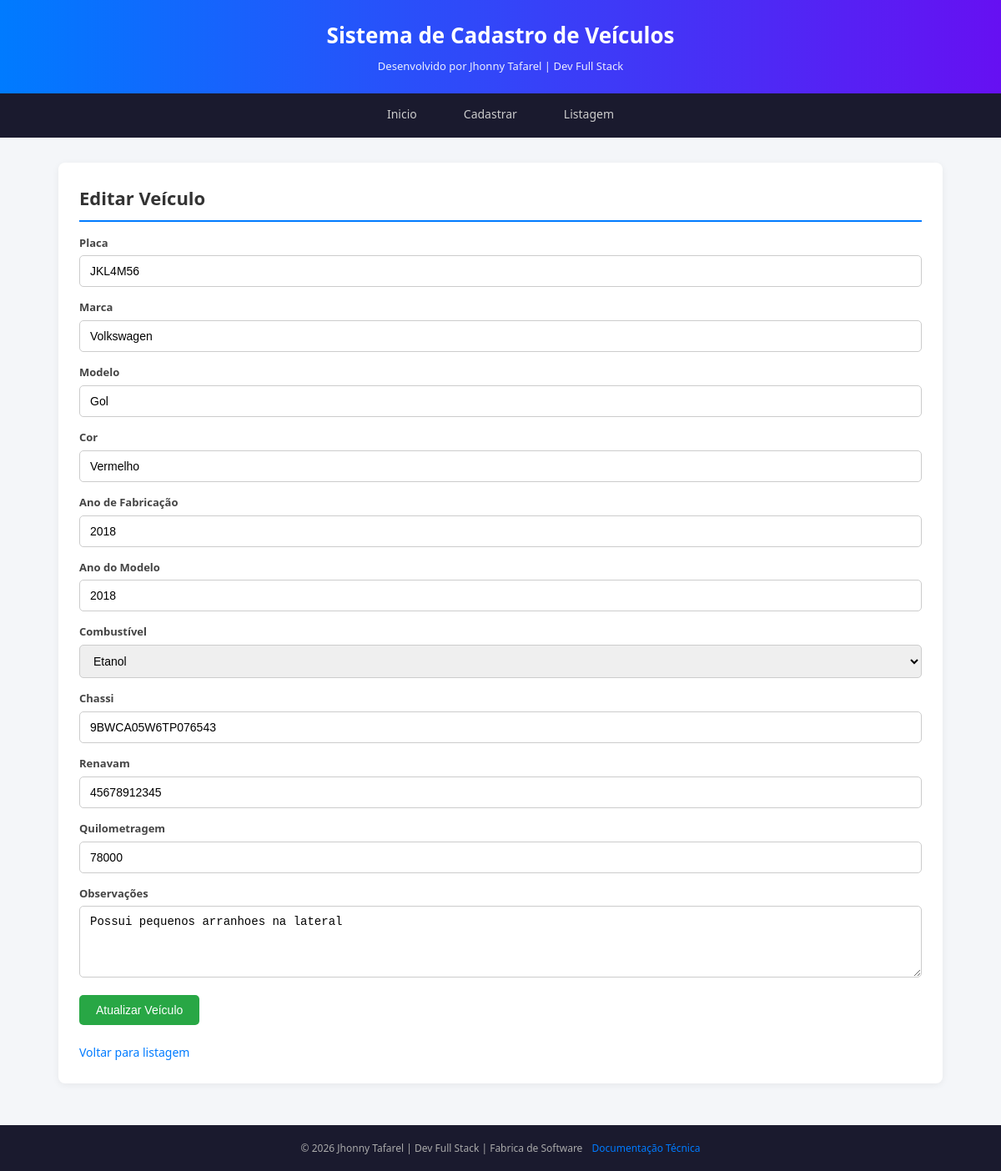
The app's page /editar.php?id=3 with its own data.
### tables this page shows
CREATE TABLE IF NOT EXISTS veiculos (
    id INT PRIMARY KEY AUTO_INCREMENT,
    placa VARCHAR(10) NOT NULL,
    marca VARCHAR(50) NOT NULL,
    modelo VARCHAR(50) NOT NULL,
    cor VARCHAR(30) NOT NULL,
    ano_fabricacao INT NOT NULL,
    ano_modelo INT NOT NULL,
    combustivel VARCHAR(20) NOT NULL,
    chassi VARCHAR(50) NOT NULL,
    renavam VARCHAR(50) NOT NULL,
    quilometragem INT NOT NULL,
    data_cadastro DATE NOT NULL,
    observacoes TEXT NOT NULL
);

### editar.php (the view, shortened to what this page needs)
<?php
include 'conexao.php';
$id = $_GET['id'];
$result = mysqli_query($conn, "SELECT * FROM veiculos WHERE id = $id");
$v = mysqli_fetch_assoc($result);
include 'includes/header.php';
?>
<div class="box">
    <h1>Editar Veículo</h1>
    <form method="POST" action="">
        <div class="form-group">
            <label>Placa</label>
            <input type="text" name="placa" class="form-control" value="<?php echo $v['placa']; ?>" required>
        </div>
        <div class="form-group">
            <label>Marca</label>
            <input type="text" name="marca" class="form-control" value="<?php echo $v['marca']; ?>" required>
        </div>
        <div class="form-group">
            <label>Modelo</label>
            <input type="text" name="modelo" class="form-control" value="<?php echo $v['modelo']; ?>" required>
        </div>
        <div class="form-group">
            <label>Cor</label>
            <input type="text" name="cor" class="form-control" value="<?php echo $v['cor']; ?>" required>
        </div>
        <div class="form-group">
            <label>Ano de Fabricação</label>
            <input type="number" name="ano_fabricacao" class="form-control" value="<?php echo $v['ano_fabricacao']; ?>" required>
        </div>
        <div class="form-group">
            <label>Ano do Modelo</label>
            <input type="number" name="ano_modelo" class="form-control" value="<?php echo $v['ano_modelo']; ?>" required>
        </div>
        <div class="form-group">
            <label>Combustível</label>
            <select name="combustivel" class="form-control" required>
                <option value="Etanol" <?php if($v['combustivel']==='Etanol') echo 'selected'; ?>>Etanol</option>
            </select>
        </div>
        <div class="form-group">
            <label>Chassi</label>
            <input type="text" name="chassi" class="form-control" value="<?php echo $v['chassi']; ?>" required>
        </div>
        <div class="form-group">
            <label>Renavam</label>
            <input type="text" name="renavam" class="form-control" value="<?php echo $v['renavam']; ?>" required>
        </div>
        <div class="form-group">
            <label>Quilometragem</label>
            <input type="number" name="quilometragem" class="form-control" value="<?php echo $v['quilometragem']; ?>" required>
        </div>
        <div class="form-group">
            <label>Observações</label>
            <textarea name="observacoes" class="form-control" rows="4" required><?php echo $v['observacoes']; ?></textarea>
        </div>
        <button type="submit" class="btn btn-success">Atualizar Veículo</button>
    </form>
    <br>
    <a href="listagem.php" class="text-link">Voltar para listagem</a>
</div>
<?php include 'includes/footer.php'; ?>

### assets/css/main.css (style rules this page uses)
*, *::before, *::after { box-sizing: border-box; margin: 0; padding: 0; }
html, body { height: 100%; }
body { font-family: "Segoe UI", Arial, sans-serif; font-size: 14px; line-height: 1.6; color: #333; background: #f4f6f9; display: flex; flex-direction: column; }
.box { background: #fff; border-radius: 8px; padding: 25px; box-shadow: 0 2px 8px rgba(0,0,0,0.06); margin-bottom: 20px; }
.box h1, .box h2, .box h3 { color: #333; margin-bottom: 15px; }
.box h1 { font-size: 22px; border-bottom: 2px solid #007bff; padding-bottom: 8px; }
.form-group { margin-bottom: 14px; }
.form-group label { display: block; margin-bottom: 5px; font-weight: 600; color: #444; font-size: 13px; }
.form-control { width: 100%; padding: 10px 12px; border: 1px solid #ccc; border-radius: 5px; font-size: 14px; transition: border-color 0.2s; }
select.form-control { height: 40px; }
textarea.form-control { resize: vertical; min-height: 80px; }
.btn { display: inline-block; padding: 10px 20px; border: none; border-radius: 5px; font-size: 14px; cursor: pointer; text-decoration: none; transition: all 0.2s; font-weight: 500; }
.btn-success { background: #28a745; color: #fff; }
.text-link { color: #007bff; text-decoration: none; }

### records on screen
veiculos: placa "JKL4M56", marca "Volkswagen", modelo "Gol", cor "Vermelho", ano_fabricacao "2018", ano_modelo "2018", combustivel "Etanol", chassi "9BWCA05W6TP076543", renavam "45678912345", quilometragem "78000", observacoes "Possui pequenos arranhoes na lateral"

### other values on screen
$nome "Inicio"
$nome "Cadastrar"
$nome "Listagem"
